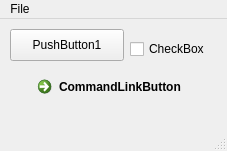
<?xml version="1.0" encoding="UTF-8"?>
<ui version="4.0">
 <class>MainWindow</class>
 <widget class="QMainWindow" name="MainWindow">
  <property name="geometry">
   <rect>
    <x>0</x>
    <y>0</y>
    <width>227</width>
    <height>151</height>
   </rect>
  </property>
  <property name="windowTitle">
   <string>MainWindow</string>
  </property>
  <widget class="QWidget" name="centralWidget">
   <widget class="QPushButton" name="pushButton">
    <property name="geometry">
     <rect>
      <x>10</x>
      <y>10</y>
      <width>114</width>
      <height>32</height>
     </rect>
    </property>
    <property name="text">
     <string>PushButton1</string>
    </property>
   </widget>
   <widget class="QCheckBox" name="checkBox">
    <property name="geometry">
     <rect>
      <x>130</x>
      <y>20</y>
      <width>101</width>
      <height>20</height>
     </rect>
    </property>
    <property name="text">
     <string>CheckBox</string>
    </property>
   </widget>
   <widget class="QCommandLinkButton" name="commandLinkButton">
    <property name="geometry">
     <rect>
      <x>30</x>
      <y>50</y>
      <width>179</width>
      <height>41</height>
     </rect>
    </property>
    <property name="text">
     <string>CommandLinkButton</string>
    </property>
   </widget>
  </widget>
  <widget class="QStatusBar" name="statusBar"/>
  <widget class="QMenuBar" name="menuBar">
   <property name="geometry">
    <rect>
     <x>0</x>
     <y>0</y>
     <width>227</width>
     <height>19</height>
    </rect>
   </property>
   <widget class="QMenu" name="menuFile">
    <property name="title">
     <string>File</string>
    </property>
    <addaction name="actionQuit"/>
   </widget>
   <addaction name="menuFile"/>
  </widget>
  <action name="actionQuit">
   <property name="text">
    <string>Quit</string>
   </property>
  </action>
 </widget>
 <layoutdefault spacing="6" margin="11"/>
 <resources/>
 <connections>
  <connection>
   <sender>actionQuit</sender>
   <signal>triggered()</signal>
   <receiver>MainWindow</receiver>
   <slot>close()</slot>
   <hints>
    <hint type="sourcelabel">
     <x>-1</x>
     <y>-1</y>
    </hint>
    <hint type="destinationlabel">
     <x>302</x>
     <y>218</y>
    </hint>
   </hints>
  </connection>
 </connections>
 <slots>
  <slot>checkbox_on()</slot>
  <slot>checkbox_off()</slot>
  <slot>whatever()</slot>
 </slots>
</ui>
